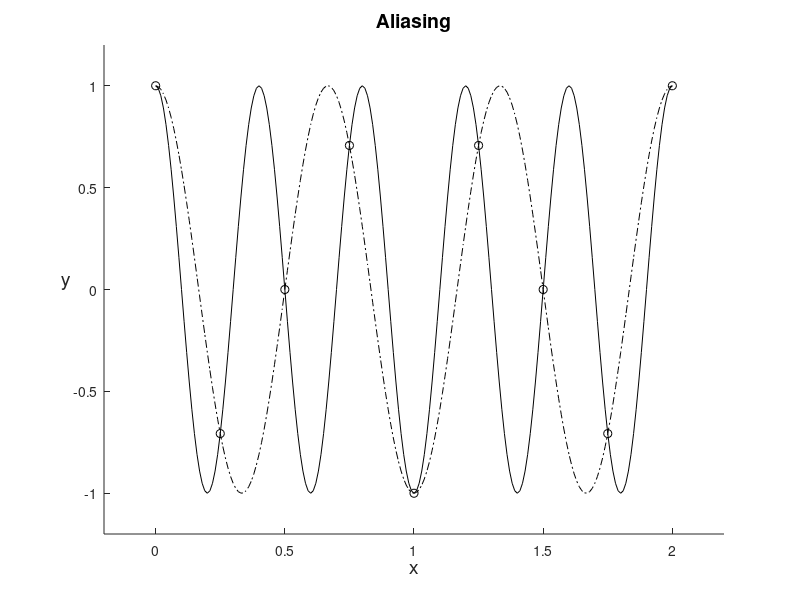

MATLAB code to generate this figure:
% program alias3
% Plotter punktene xk = k/4, k = 0..8
% Plotter deretter funksjonene f1 = cos(5*Pi*x)
% og f2 = cos(3*Pi*x) som faller sammen i punktene xk.
clear; close
N = 9;
xp = zeros(N,1);
for k = 1:N
    xp(k) = (k - 1)/4;
end
y = cos(5*pi*xp);
x = (0:0.01:2.0)';
f1 = cos(5*pi*x);
f2 = cos(3*pi*x);
axis([-0.2 2.2 -1.2 1.2]);
hold on
plot(xp,y,'ko')
plot(x,f1,'k')
plot(x,f2,'k-.')
hold off
FS = 'FontSize';
title('Aliasing',FS,14)
xlabel('x',FS,14)
ylabel('y',FS,14,'Rotation',0)
